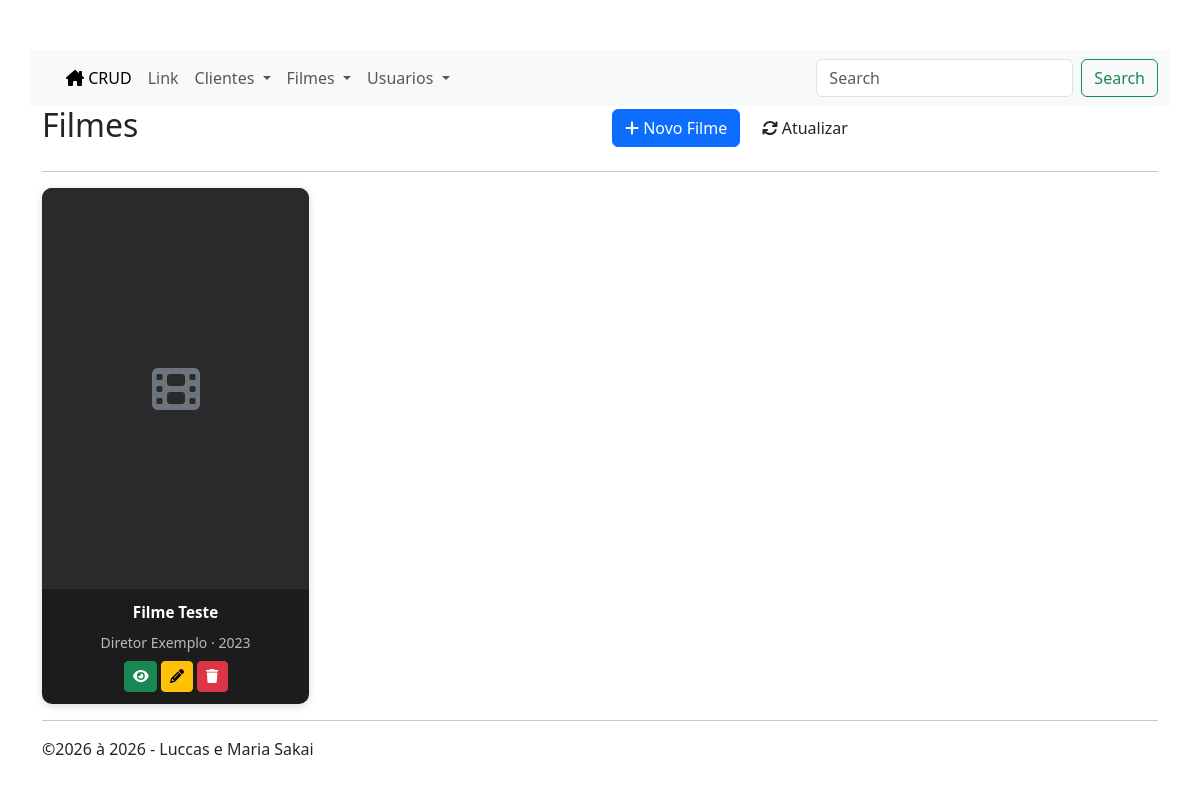
/movies/index.php, run on the app's committed database.
### tables this page shows
CREATE TABLE IF NOT EXISTS `filmes` (
  `Id` int(11) NOT NULL AUTO_INCREMENT,
  `Titulo` varchar(50) NOT NULL,
  `Diretor` varchar(40) NOT NULL,
  `Ano` int(11) NOT NULL,
  `DataCad` datetime NOT NULL,
  `Foto` varchar(30) DEFAULT NULL,
  `Genero` varchar(40) NOT NULL,
  PRIMARY KEY (`Id`)
);

### inc/database.php (called while the page is built, shortened)
<?php
function open_database() {
    try {
        $conn = new mysqli(
            DB_HOST,
            DB_USER,
            DB_PASSWORD,
            DB_NAME
        );
        $conn->set_charset("utf8");
        return $conn;
    } catch (Exception $e) {
        throw new Exception(
            "Erro ao conectar no Banco de Dados:<br> {$e->getMessage()}"
        );
    }
}
function find($table = null, $id = null) {
    $database = open_database();
    $found = null;
    try {
        if ($id) {
            $sql = "SELECT * FROM $table WHERE id = $id";
            $result = $database->query($sql);
            if ($result->num_rows > 0) {
                $found = $result->fetch_assoc();
            }
        } else {
            $sql = "SELECT * FROM $table";
            $result = $database->query($sql);
            if ($result->num_rows > 0) {
                $found = [];
                while ($row = $result->fetch_assoc()) {
                    array_push($found, $row);
                }
            }
        }
    } catch (Exception $e) {
        $_SESSION['message'] = $e->getMessage();
        $_SESSION['type'] = 'danger';
    }
    return $found;
}
function find_all($table) {
    return find($table);
}
?>

### movies/functions.php (called while the page is built, shortened)
<?php
function index() {
    $movies = find_all('filmes');
}
?>

### movies/index.php (the view, shortened to what this page needs)
<?php
    include "functions.php";
    index();
?>
<header>
	<div class="row">
		<div class="col-sm-6">
			<h2>Filmes</h2>
		</div>
		<div class="col-sm-6 text-right h2">
	    	<a class="btn btn-primary" href="add.php"><i class="fa fa-plus"></i> Novo Filme</a>
	    	<a class="btn btn-default" href="index.php"><i class="fa fa-refresh"></i> Atualizar</a>
	    </div>
	</div>
</header>
<hr>
<div class="row row-cols-2 row-cols-md-4 g-3">
    <?php if ($movies) : ?>
    <?php foreach ($movies as $movie) : ?>
        <div class="col">
            <div class="card movie-card h-100">
                <?php if (!empty($movie['Foto'])) : ?>
                    <img src="uploads/<?php echo htmlspecialchars($movie['Foto']); ?>" class="movie-poster" alt="<?php echo htmlspecialchars($movie['Titulo']); ?>">
                <?php else : ?>
                    <div class="movie-poster-placeholder d-flex align-items-center justify-content-center">
                        <i class="fa-solid fa-film fa-3x text-secondary"></i>
                    </div>
                <?php endif; ?>
                <div class="card-body text-center">
                    <div class="card-title" title="<?php echo htmlspecialchars($movie['Titulo']); ?>"><?php echo htmlspecialchars($movie['Titulo']); ?></div>
                    <small class="d-block mb-2"><?php echo htmlspecialchars($movie['Diretor']); ?> &middot; <?php echo htmlspecialchars($movie['Ano']); ?></small>
                    <div class="d-flex justify-content-center gap-1">
                        <a href="view.php?id=<?php echo $movie['Id']; ?>" class="btn btn-sm btn-success" title="Visualizar">
                            <i class="fa-solid fa-eye"></i>
                        </a>
                        <a href="edit.php?id=<?php echo $movie['Id']; ?>" class="btn btn-sm btn-warning" title="Editar">
                            <i class="fa-solid fa-pencil"></i>
                        </a>
                        <a href="#" class="btn btn-sm btn-danger" data-bs-toggle="modal" data-bs-target="#delete-modal" data-movie="<?php echo $movie['Id']; ?>" title="Excluir">
                            <i class="fa-solid fa-trash"></i>
                        </a>
                    </div>
                </div>
            </div>
        </div>
    <?php endforeach; ?>
    <?php else : ?>
        <div class="col-12">
            <p class="text-muted">Nenhum registro encontrado.</p>
        </div>
    <?php endif; ?>
</div>

### inc/header.php (style rules this page uses)
body { padding-top: 50px; padding-bottom: 20px; }

### movies/index.php (style rules this page uses)
.movie-card { border: none; border-radius: 10px; overflow: hidden; box-shadow: 0 2px 8px rgba(0,0,0,0.15); transition: transform .15s ease; background: #1c1c1c; color: #fff; }
.movie-poster-placeholder { aspect-ratio: 2 / 3; background: #2a2a2a; }
.movie-card .card-body { padding: .75rem; }
.movie-card .card-title { font-size: .95rem; font-weight: 600; white-space: nowrap; overflow: hidden; text-overflow: ellipsis; }
.movie-card small { color: #bbb !important; }

### data on the page
filmes: Titulo "Filme Teste", Diretor "Diretor Exemplo", Ano "2023"

### other printed values
$dt->format("Y") "2026"
